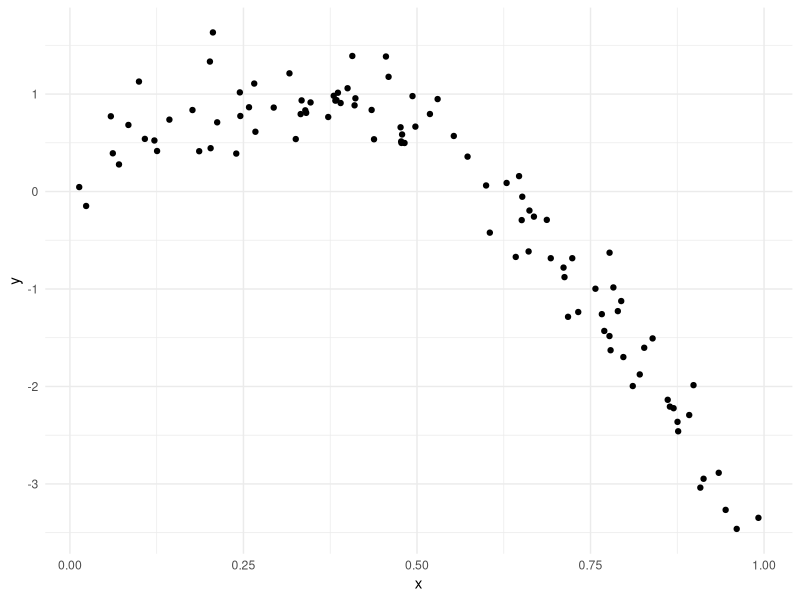
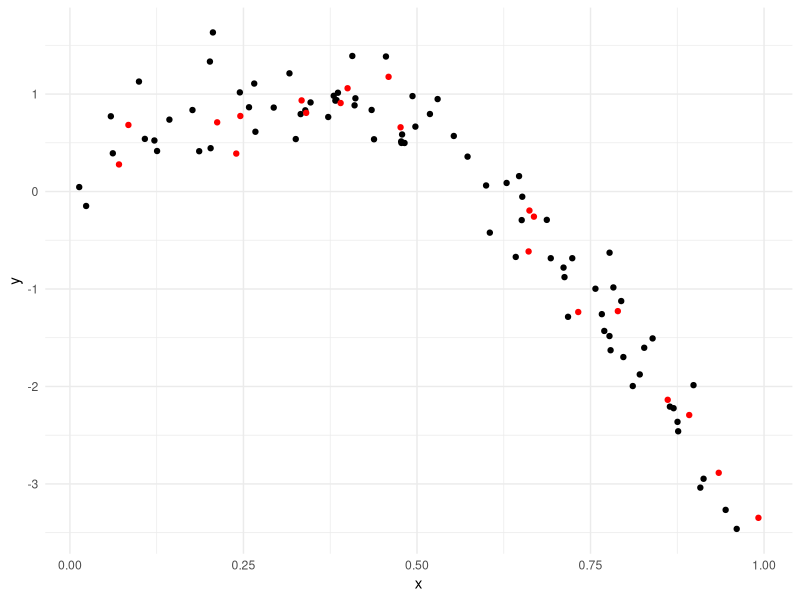
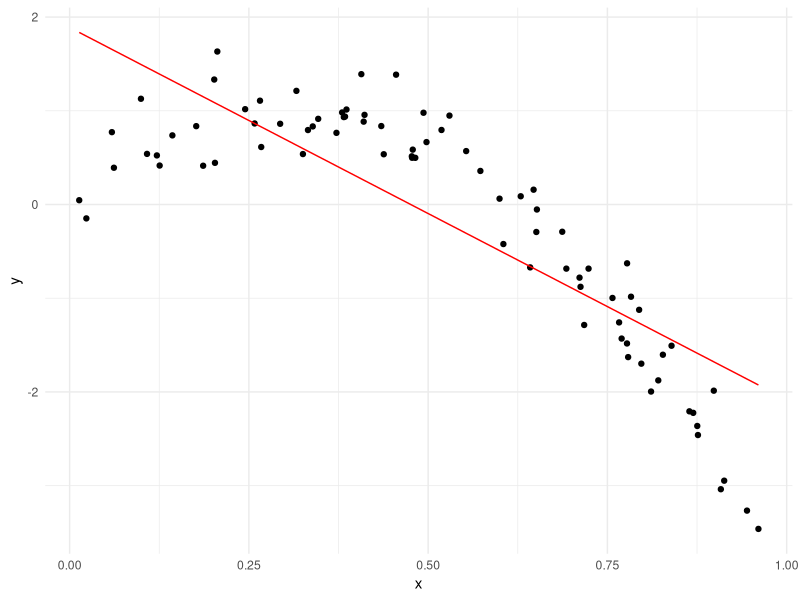
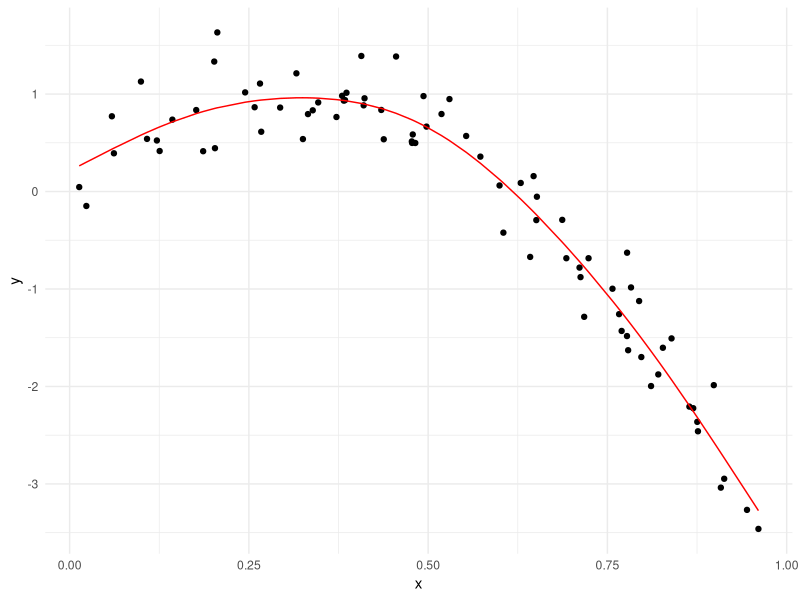
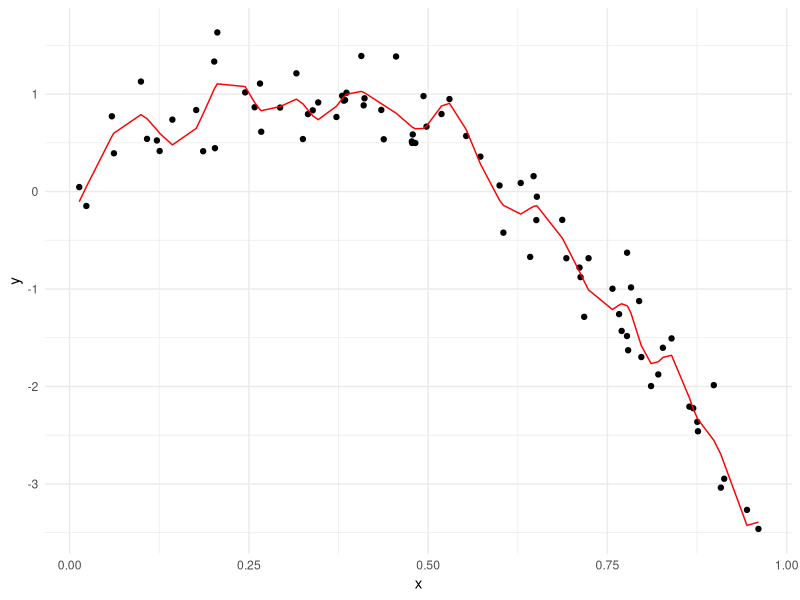

Reproduce these figures in R, in order.
## ---- chunk 1
library(tidyverse)
library(modelr)
library(mgcv)

knitr::opts_chunk$set(
	echo = TRUE,
	warning = FALSE,
	fig.width = 8, 
  fig.height = 6,
  out.width = "90%"
)
options(
  ggplot2.continuous.colour = "viridis",
  ggplot2.continuous.fill = "viridis"
)
scale_colour_discrete = scale_colour_viridis_d
scale_fill_discrete = scale_fill_viridis_d
theme_set(theme_minimal() + theme(legend.position = "bottom"))

set.seed(1)
## ---- chunk 2
nonlin_df = 
  tibble(
    id = 1:100,
    x = runif(100, 0, 1),
    y = 1 - 10 * (x - .3) ^ 2 + rnorm(100, 0, .3)
  )

nonlin_df %>% 
  ggplot(aes(x = x, y = y)) + 
  geom_point() 
## ---- chunk 3
train_df = sample_frac(nonlin_df, 0.8)
test_df = anti_join(nonlin_df, train_df, by = "id")

ggplot(train_df, aes(x = x, y = y)) + 
  geom_point() + 
  geom_point(data = test_df, color = "red")
## ---- chunk 4
linear_mod = lm(y  ~ x, data = train_df)
smooth_mod = mgcv::gam(y ~ s(x), data = train_df)
wiggly_mod = mgcv::gam(y ~ s(x, k = 30), sp = 10e-6, data = train_df)
## ---- chunk 5
train_df %>% 
  add_predictions(linear_mod) %>% 
  ggplot(aes(x = x, y = y)) +
  geom_point() +
  geom_line(aes(y = pred), color = "red")

train_df %>% 
  add_predictions(smooth_mod) %>% 
  ggplot(aes(x = x, y = y)) + geom_point() + 
  geom_line(aes(y = pred), color = "red")

train_df %>% 
  add_predictions(wiggly_mod) %>% 
  ggplot(aes(x = x, y = y)) + geom_point() + 
  geom_line(aes(y = pred), color = "red")

## ---- chunk 6
rmse(linear_mod, test_df)
rmse(smooth_mod, test_df)
rmse(wiggly_mod, test_df)
## ---- chunk 7

